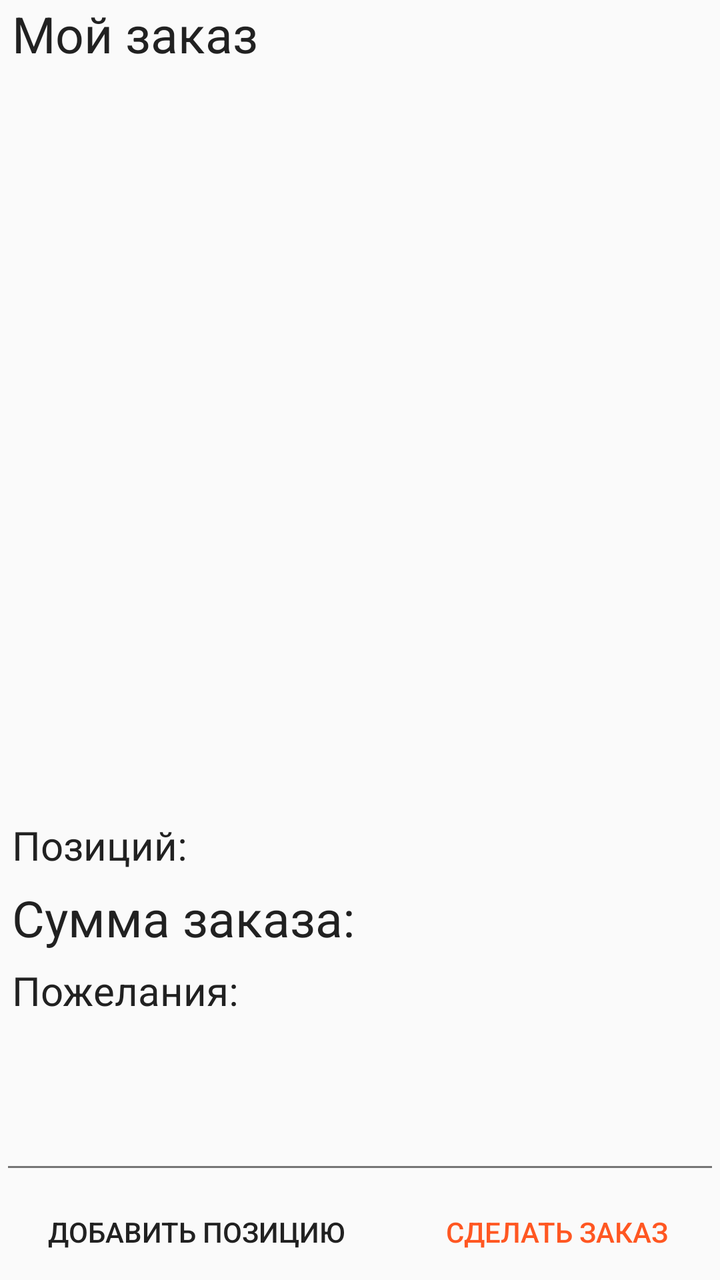
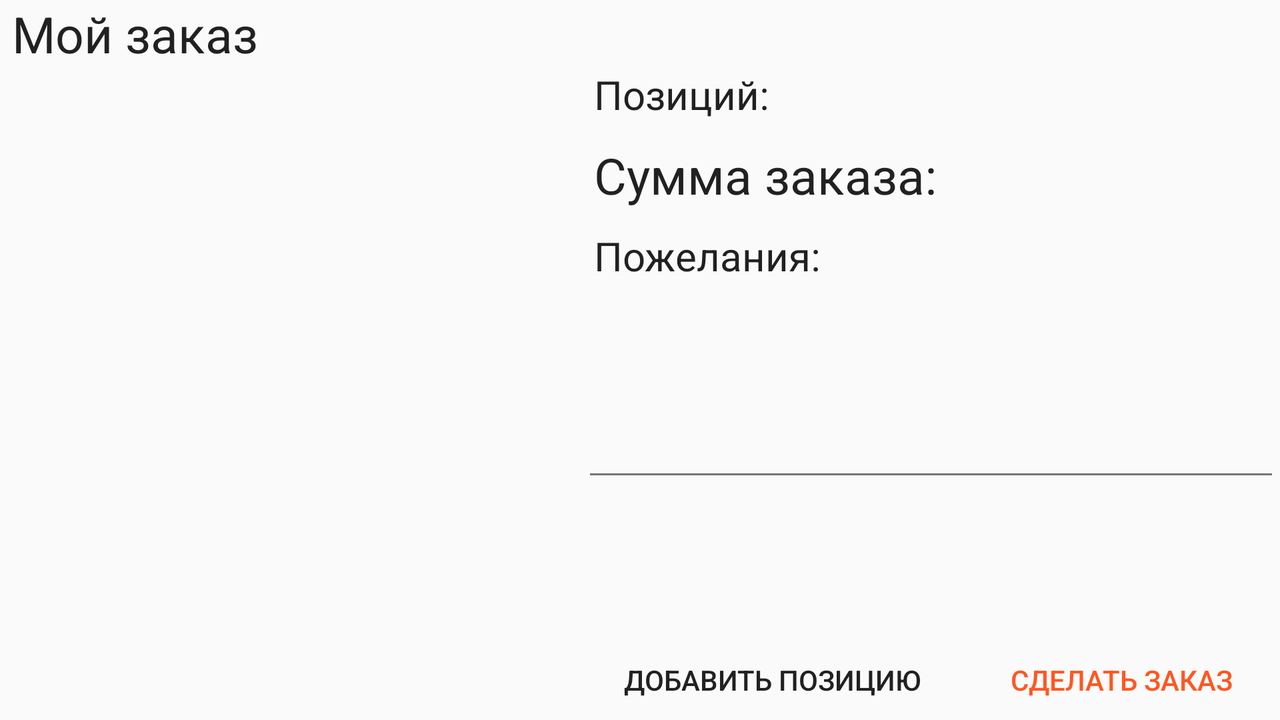

The same Android screen from two of the app's own layout files: first res/layout/ as a phone draws it, then the repository's variant for another configuration, drawn on a device whose configuration selects that folder. Both files follow.
<!-- AndroidManifest.xml: application theme AppTheme -->
<!-- res/layout/activity_order.xml -->
<?xml version="1.0" encoding="utf-8"?>
<LinearLayout xmlns:android="http://schemas.android.com/apk/res/android"
    android:orientation="vertical" android:layout_width="match_parent"
    android:layout_height="match_parent">
    <LinearLayout
        android:orientation="vertical"
        android:layout_width="match_parent"
        android:layout_height="wrap_content"
        android:layout_weight=".5">
    <TextView
        android:layout_width="match_parent"
        android:layout_height="wrap_content"
        android:paddingLeft="@dimen/cv_padding_6"
        android:textSize="@dimen/big_text_size"
        android:text="@string/tv_my_order"/>
    <android.support.v7.widget.RecyclerView
        android:id="@+id/rv_order"
        android:layout_width="match_parent"
        android:layout_height="match_parent"
        />
        </LinearLayout>
    <LinearLayout
        android:orientation="vertical"
        android:layout_width="match_parent"
        android:layout_height="wrap_content"
        android:gravity="bottom">
        <RelativeLayout
            android:orientation="horizontal"
            android:layout_width="match_parent"
            android:layout_height="wrap_content"
            android:paddingTop="@dimen/cv_padding_6">
            <TextView
                android:layout_width="wrap_content"
                android:layout_height="wrap_content"
                android:text="@string/tv_count_order"
                android:paddingLeft="@dimen/cv_padding_6"
                android:textSize="@dimen/midl_text_size"
                android:layout_gravity="left" />
            <TextView
                android:id="@+id/tv_count_order"
                android:layout_width="wrap_content"
                android:layout_height="wrap_content"
                android:layout_alignParentRight="true"
                android:paddingRight="@dimen/cv_padding_6"
                android:textSize="@dimen/midl_text_size"
                android:layout_gravity="right"
                android:gravity="right" />
        </RelativeLayout>
        <RelativeLayout
            android:orientation="horizontal"
            android:layout_width="match_parent"
            android:layout_height="wrap_content"
            android:paddingTop="@dimen/cv_padding_6"
            android:paddingBottom="@dimen/cv_padding_6">
            <TextView
                android:layout_width="wrap_content"
                android:layout_height="wrap_content"
                android:text="@string/tv_sum_order"
                android:paddingLeft="@dimen/cv_padding_6"
                android:textSize="@dimen/big_text_size"
                android:layout_gravity="left" />
            <TextView
                android:id="@+id/tv_sum_order"
                android:layout_width="wrap_content"
                android:layout_height="wrap_content"
                android:layout_alignParentRight="true"
                android:paddingRight="@dimen/cv_padding_6"
                android:textSize="@dimen/big_text_size"
                android:layout_gravity="right"
                android:gravity="right" />
        </RelativeLayout>
        <TextView
            android:layout_width="wrap_content"
            android:layout_height="wrap_content"
            android:paddingLeft="@dimen/cv_padding_6"
            android:textSize="@dimen/midl_text_size"
            android:text="@string/tv_et_description"/>
        <EditText
            android:id="@+id/et_comment"
            android:layout_width="match_parent"
            android:layout_height="wrap_content"
            android:minLines="3"/>
        <LinearLayout
            android:id="@+id/linl_add"
            android:layout_width="match_parent"
            android:layout_height="wrap_content"
            android:orientation="horizontal"
            android:gravity="bottom"
            android:layout_weight=".1"
            android:layout_toRightOf="@+id/btn_add_position"
            android:layout_toEndOf="@+id/btn_add_position"
            >
            <Button
                android:id="@+id/btn_add_position"
                android:layout_width="match_parent"
                android:layout_height="match_parent"
                android:layout_gravity="bottom"
                android:layout_weight="5"
                style="@style/Widget.AppCompat.Button.Borderless"
                android:text="@string/btn_add_position"

                />
            <Button
                android:id="@+id/btn_set_order"
                android:layout_width="match_parent"
                android:layout_height="match_parent"
                android:text="@string/btn_set_order"
                android:layout_gravity="bottom"
                style="@style/Widget.AppCompat.Button.Borderless"
                android:textColor="@color/colorAccent"
                android:layout_alignParentTop="true"
                android:layout_weight="6"
                android:layout_toRightOf="@+id/btn_add_position"
                android:layout_toEndOf="@+id/btn_add_position"
                />
        </LinearLayout>
        <LinearLayout
            android:layout_width="match_parent"
            android:layout_height="wrap_content"
            android:orientation="horizontal"
            android:gravity="bottom"
            android:id="@+id/linl_cancel"
            android:layout_weight=".1"
            android:layout_toRightOf="@+id/btn_add_position"
            android:layout_toEndOf="@+id/btn_add_position"
            android:visibility="gone">
            <Button
                android:id="@+id/btn_del_order"
                android:layout_width="wrap_content"
                android:layout_height="match_parent"
                android:text="@string/btn_del_order"
                android:layout_gravity="bottom"
                style="@style/Widget.AppCompat.Button.Borderless"/>
        </LinearLayout>
        </LinearLayout>
</LinearLayout>
<!-- resources referenced by this layout -->
<resources>
  <color name="colorAccent">#FF5722</color>
  <dimen name="big_text_size">25sp</dimen>
  <dimen name="cv_padding_6">6dp</dimen>
  <dimen name="midl_text_size">20sp</dimen>
  <string name="btn_add_position">Добавить позицию</string>
  <string name="btn_del_order">Отменить заказ</string>
  <string name="btn_set_order">Сделать заказ</string>
  <string name="tv_count_order">Позиций:</string>
  <string name="tv_et_description">Пожелания:</string>
  <string name="tv_my_order">Мой заказ</string>
  <string name="tv_sum_order">Сумма заказа:</string>
  <style name="AppTheme" parent="Theme.AppCompat.Light.DarkActionBar">
          
          <item name="colorPrimary">@color/colorPrimary</item>
          <item name="colorPrimaryDark">@color/colorPrimaryDark</item>
          <item name="colorAccent">@color/colorAccent</item>
          <item name="colorButtonNormal">@color/colorPrimary</item>
          <item name="colorControlHighlight">@color/colorAccent</item>
          <item name="android:textColorPrimary">@color/color_primary_text</item>
          <item name="android:textColorSecondary">@color/color_secondary_text</item>
          <item name="android:textColorPrimaryInverse">@color/color_icons</item>
          <item name="android:textColor">@color/color_primary_text</item>
          
      </style>
  <color name="colorPrimary">#795548</color>
  <color name="colorPrimaryDark">#5D4037</color>
  <color name="color_primary_text">#212121</color>
  <color name="color_secondary_text">#757575</color>
  <color name="color_icons">#FFFFFF</color>
</resources>
<!-- res/layout-land/activity_order.xml (the repository's variant of the layout above) -->
<!-- drawn on the phone turned sideways -->
<?xml version="1.0" encoding="utf-8"?>
<LinearLayout xmlns:android="http://schemas.android.com/apk/res/android"
    android:orientation="horizontal" android:layout_width="match_parent"
    android:layout_height="match_parent">
    <LinearLayout
        android:orientation="vertical"
        android:layout_width="match_parent"
        android:layout_height="match_parent"
        android:layout_weight="6">
        <TextView
            android:layout_width="match_parent"
            android:layout_height="wrap_content"
            android:paddingLeft="@dimen/cv_padding_6"
            android:textSize="@dimen/big_text_size"
            android:text="@string/tv_my_order"/>
        <android.support.v7.widget.RecyclerView
            android:id="@+id/rv_order"
            android:layout_width="match_parent"
            android:layout_height="match_parent"
            />
    </LinearLayout>
    <LinearLayout
        android:orientation="vertical"
        android:layout_width="match_parent"
        android:layout_height="match_parent"
        android:layout_weight="5"
        >
        <TextView
            android:layout_width="match_parent"
            android:layout_height="wrap_content"
            android:paddingLeft="@dimen/cv_padding_6"
            android:textSize="@dimen/big_text_size" />
        <LinearLayout
            android:layout_width="match_parent"
            android:layout_height="match_parent"
            android:orientation="vertical"
            android:layout_weight="1">
        <RelativeLayout
            android:orientation="horizontal"
            android:layout_width="match_parent"
            android:layout_height="wrap_content">
            <TextView
                android:layout_width="wrap_content"
                android:layout_height="wrap_content"
                android:text="@string/tv_count_order"
                android:paddingLeft="@dimen/cv_padding_6"
                android:textSize="@dimen/midl_text_size"
                android:layout_gravity="left" />
            <TextView
                android:id="@+id/tv_count_order"
                android:layout_width="wrap_content"
                android:layout_height="wrap_content"
                android:layout_alignParentRight="true"
                android:paddingRight="@dimen/cv_padding_6"
                android:textSize="@dimen/midl_text_size"
                android:layout_gravity="right"
                android:gravity="right" />
        </RelativeLayout>
        <RelativeLayout
            android:orientation="horizontal"
            android:layout_width="match_parent"
            android:layout_height="wrap_content"
            android:paddingTop="@dimen/cv_padding_left_10">
            <TextView
                android:layout_width="wrap_content"
                android:layout_height="wrap_content"
                android:text="@string/tv_sum_order"
                android:paddingLeft="@dimen/cv_padding_6"
                android:textSize="@dimen/big_text_size"
                android:layout_gravity="left" />
            <TextView
                android:id="@+id/tv_sum_order"
                android:layout_width="wrap_content"
                android:layout_height="wrap_content"
                android:layout_alignParentRight="true"
                android:paddingRight="@dimen/cv_padding_6"
                android:textSize="@dimen/big_text_size"
                android:layout_gravity="right"
                android:gravity="right" />
        </RelativeLayout>
        <TextView
            android:layout_width="wrap_content"
            android:layout_height="wrap_content"
            android:paddingLeft="@dimen/cv_padding_6"
            android:paddingTop="@dimen/cv_padding_left_10"
            android:textSize="@dimen/midl_text_size"
            android:text="@string/tv_et_description"/>
        <EditText
            android:id="@+id/et_comment"
            android:layout_width="match_parent"
            android:layout_height="wrap_content"
            android:paddingTop="@dimen/cv_padding_left_10"
            android:minLines="4"/>
        </LinearLayout>
        <LinearLayout
            android:id="@+id/linl_add"
            android:layout_width="match_parent"
            android:layout_height="wrap_content"
            android:orientation="horizontal"
            android:gravity="bottom"
            android:layout_weight=".1"
            android:layout_toRightOf="@+id/btn_add_position"
            android:layout_toEndOf="@+id/btn_add_position"
            >
            <Button
                android:id="@+id/btn_add_position"
                android:layout_width="match_parent"
                android:layout_height="match_parent"
                android:layout_gravity="bottom"
                android:layout_weight="5"
                style="@style/Widget.AppCompat.Button.Borderless"
                android:text="@string/btn_add_position"

                />
            <Button
                android:id="@+id/btn_set_order"
                android:layout_width="match_parent"
                android:layout_height="match_parent"
                android:text="@string/btn_set_order"
                android:layout_gravity="bottom"
                style="@style/Widget.AppCompat.Button.Borderless"
                android:textColor="@color/colorAccent"
                android:layout_alignParentTop="true"
                android:layout_weight="6"
                android:layout_toRightOf="@+id/btn_add_position"
                android:layout_toEndOf="@+id/btn_add_position"
              />
        </LinearLayout>
        <LinearLayout
            android:layout_width="match_parent"
            android:layout_height="wrap_content"
            android:orientation="horizontal"
            android:gravity="bottom|right"
            android:id="@+id/linl_cancel"
            android:layout_weight=".1"
            android:layout_toRightOf="@+id/btn_add_position"
            android:layout_toEndOf="@+id/btn_add_position"
            android:visibility="gone">
            <Button
                android:id="@+id/btn_del_order"
                android:layout_width="wrap_content"
                android:layout_height="match_parent"
                android:text="@string/btn_del_order"
                android:layout_gravity="bottom"
                style="@style/Widget.AppCompat.Button.Borderless"/>
        </LinearLayout>
    </LinearLayout>
</LinearLayout>
<!-- resources referenced by the variant -->
<!-- as the phone turned sideways resolves them -->
<resources>
  <color name="colorAccent">#FF5722</color>
  <dimen name="big_text_size">25sp</dimen>
  <dimen name="cv_padding_6">6dp</dimen>
  <dimen name="cv_padding_left_10">10dp</dimen>
  <dimen name="midl_text_size">20sp</dimen>
  <string name="btn_add_position">Добавить позицию</string>
  <string name="btn_del_order">Отменить заказ</string>
  <string name="btn_set_order">Сделать заказ</string>
  <string name="tv_count_order">Позиций:</string>
  <string name="tv_et_description">Пожелания:</string>
  <string name="tv_my_order">Мой заказ</string>
  <string name="tv_sum_order">Сумма заказа:</string>
  <style name="AppTheme" parent="Theme.AppCompat.Light.DarkActionBar">
          
          <item name="colorPrimary">@color/colorPrimary</item>
          <item name="colorPrimaryDark">@color/colorPrimaryDark</item>
          <item name="colorAccent">@color/colorAccent</item>
          <item name="colorButtonNormal">@color/colorPrimary</item>
          <item name="colorControlHighlight">@color/colorAccent</item>
          <item name="android:textColorPrimary">@color/color_primary_text</item>
          <item name="android:textColorSecondary">@color/color_secondary_text</item>
          <item name="android:textColorPrimaryInverse">@color/color_icons</item>
          <item name="android:textColor">@color/color_primary_text</item>
          
      </style>
  <color name="colorPrimary">#795548</color>
  <color name="colorPrimaryDark">#5D4037</color>
  <color name="color_primary_text">#212121</color>
  <color name="color_secondary_text">#757575</color>
  <color name="color_icons">#FFFFFF</color>
</resources>
